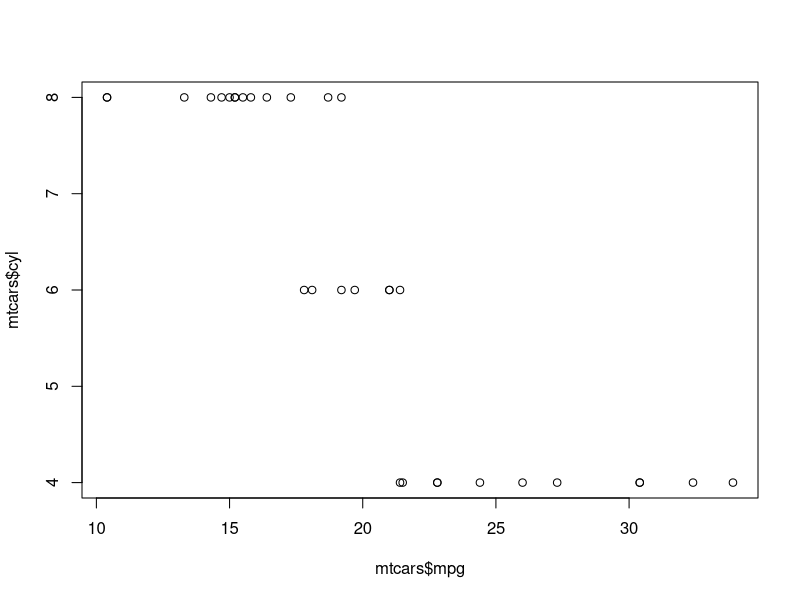
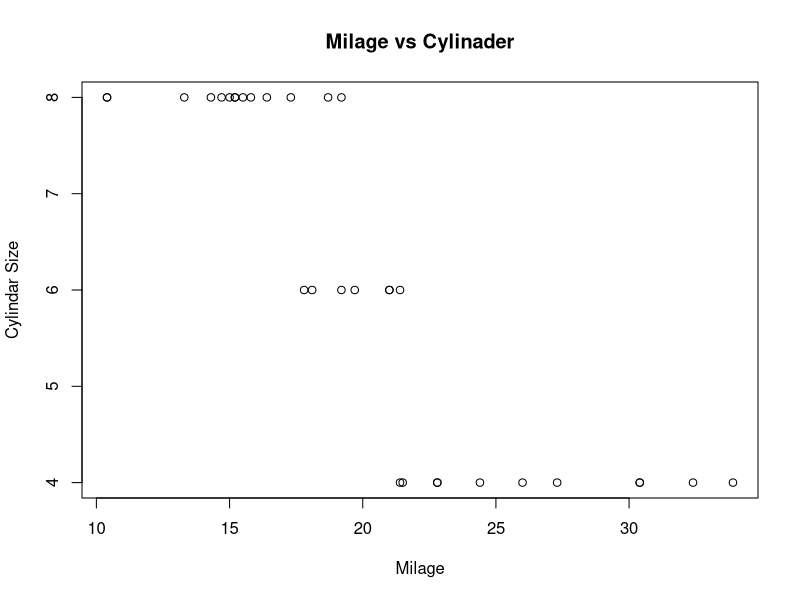
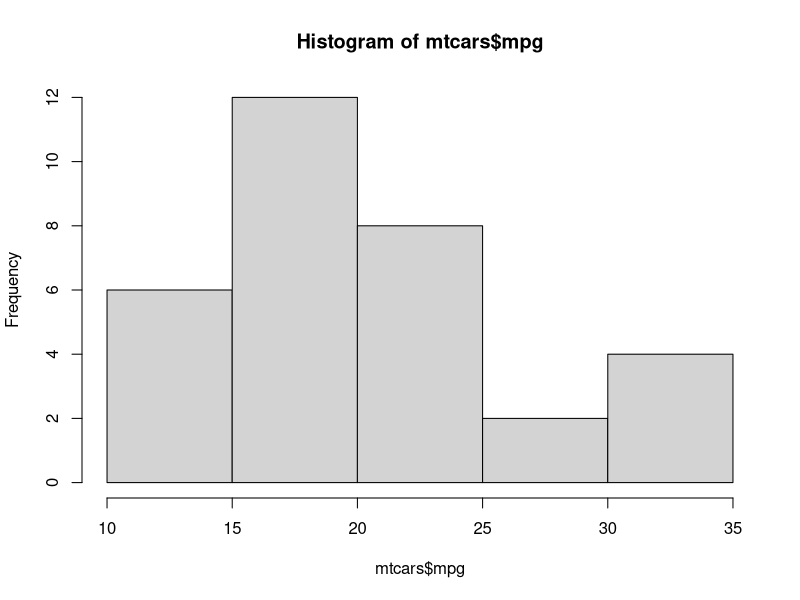
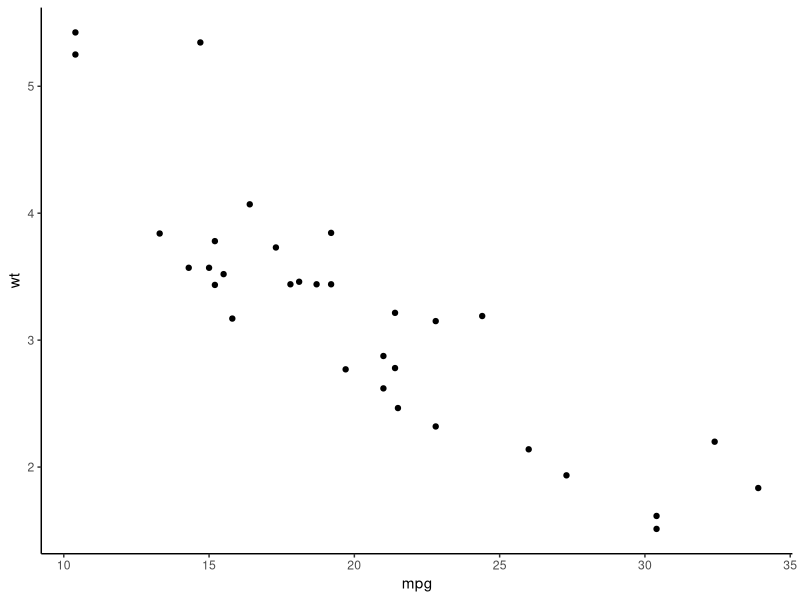

The R source for these figures, in order:
## ---- chunk 1
knitr::opts_chunk$set(echo = TRUE)
## ---- chunk 2
# শুরু 
print("Hello World")
## ---- chunk 3
# ড্যাটা লোড করা 
data("mtcars")
## ---- chunk 4
# প্রথম ৬ টি রো দেখা 
head(mtcars)
## ---- chunk 5
# শেষ  ৬ টি রো দেখা 
tail(mtcars)
## ---- chunk 6
# রো এর সংখ্যা 
nrow(mtcars)
## ---- chunk 7
# কলাম এর সংখ্যা 
ncol(mtcars)
## ---- chunk 8
# রো এবং কলাম এর সংখ্যা 
dim(mtcars)
## ---- chunk 9
# সামারি স্ট্যাটিসটিক্স 
summary(mtcars)
## ---- chunk 10
# # দিয়ে শুরু লাইন কমেন্ট 
# $ দিয়ে ভ্যারিয়েবল সিলেক্ট করা হয় 
mtcars$disp
summary(mtcars$disp)

## ---- chunk 11

# ? দিয়ে হেল্প দেখা হয় 

?summary
## ---- chunk 12
# কোয়ান্টাইল
quantile(mtcars$mpg, 0.45)
## ---- chunk 13
#  রো এর নাম দেখা  
rownames(mtcars)
## ---- chunk 14

# প্লট 
# plot
# xlab = xlabel
# ylab = ylabel
# main = Plot title
plot(mtcars$mpg, mtcars$cyl)
plot(mtcars$mpg, mtcars$cyl,
     xlab = "Milage",
     ylab = "Cylindar Size",
     main= "Milage vs Cylinader")
hist(mtcars$mpg)
## ---- chunk 15

# প্যাকেজ ইনস্টল করা 
install.packages("ggplot2",repos = "http://cran.us.r-project.org")
# প্যাকেজ লোড করা 
library(ggplot2)
# library(abcd) কাজ করবে না 

# ggplot2 প্লট 
ggplot(mtcars, aes(mpg, wt))+geom_point()+
    theme_classic()

